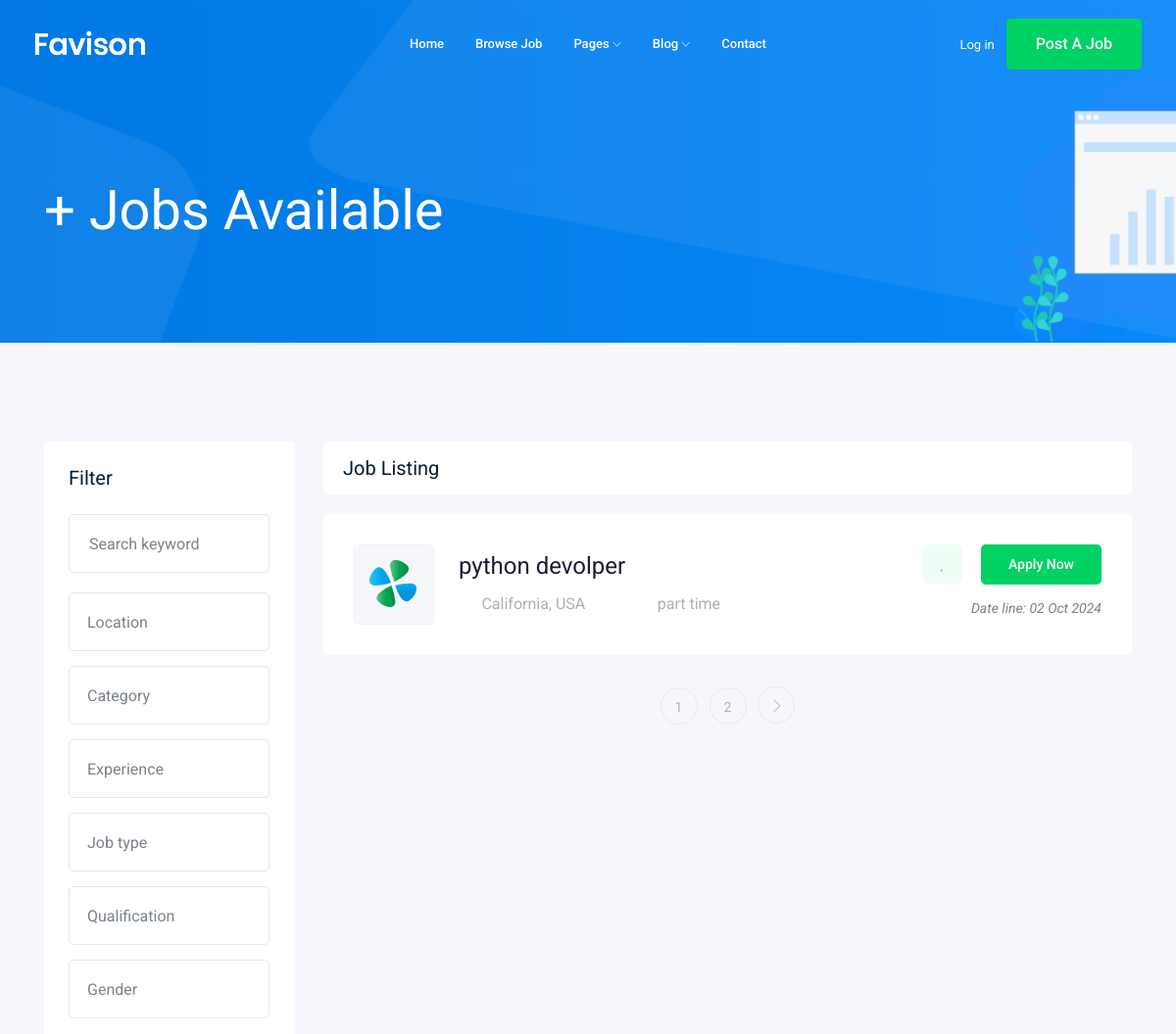
Before: /job/ (upper part) with the older database file.
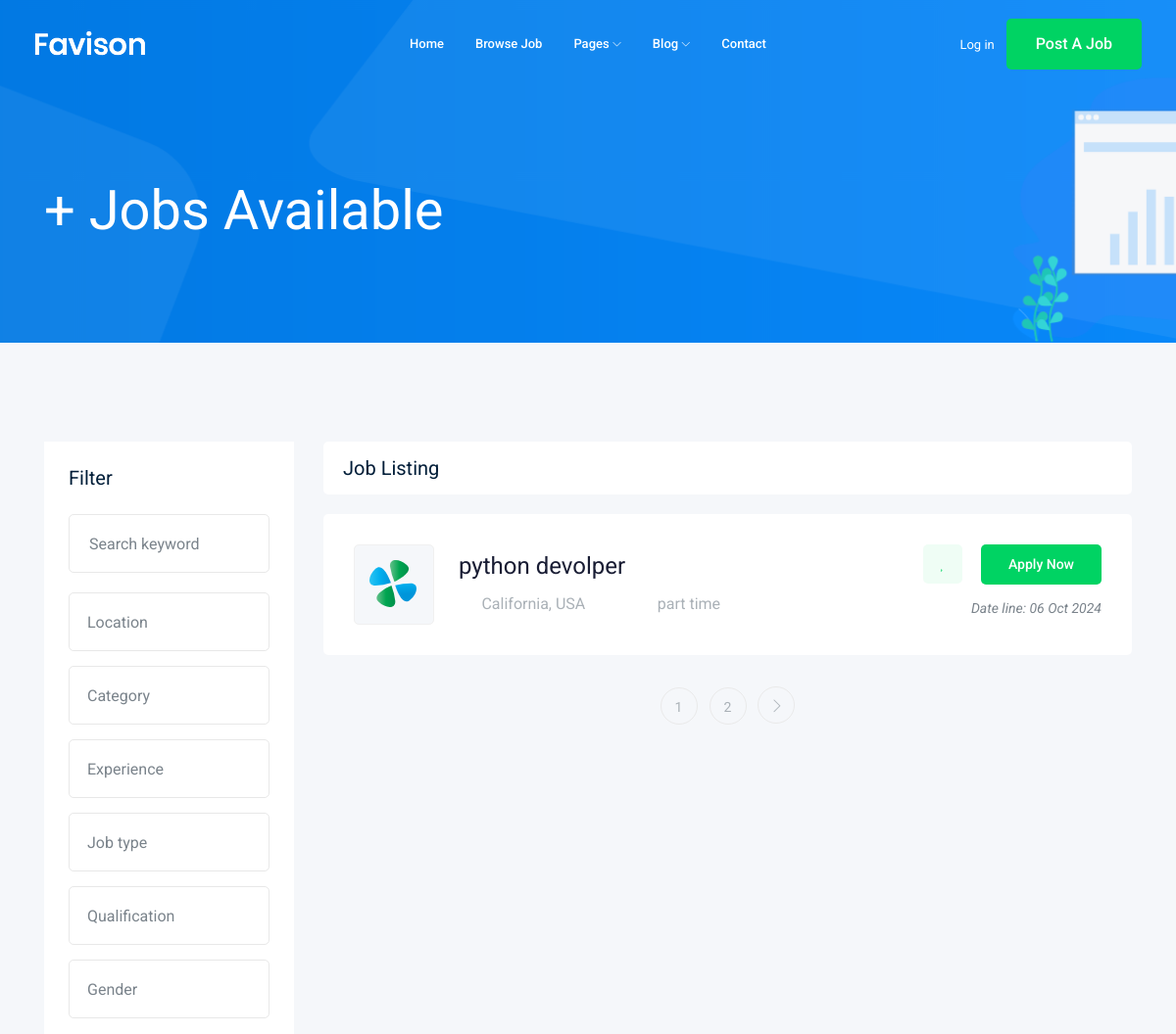
After: the same page with the newer database file.
### job/models.py (models this page shows, shortened)
class job(models.Model):
    title = models.CharField(max_length =20)
    job_type = models.CharField(max_length =20, choices = jobType)
    description = models.TextField(max_length=1000)
    published = models.DateTimeField(auto_now=True)
    Vacancy = models.IntegerField(default=1)
    salary = models.IntegerField(default=0)
    experience = models.IntegerField(default=1)
    category = models.ForeignKey('category', on_delete=models.CASCADE)
    image = models.ImageField(upload_to=upload_image)
    slug = models.SlugField(blank=True, null=True)
    def __str__(self) -> str:
        return self.title

### job/views.py (the view)
# urls.py: path('', views.jobs),
def jobs(request):
    jobs = job.objects.all()
    paginator = Paginator(jobs, 1)
    page_number = request.GET.get("page")
    page_obj = paginator.get_page(page_number)
    context = {"jobs" : page_obj}
    return render(request,'job/jobs.html',context)

### job/templates/job/jobs.html (shortened to what this page needs)
{% extends 'base.html' %}
{% block body %}
    <div class="bradcam_area bradcam_bg_1">
        <div class="container">
            <div class="row">
                <div class="col-xl-12">
                    <div class="bradcam_text">
                        <h3>{{jobs.count}}+ Jobs Available</h3>
                    </div>
                </div>
            </div>
        </div>
    </div>
    <div class="job_listing_area plus_padding">
        <div class="container">
            <div class="row">
                <div class="col-lg-3">
                    <div class="job_filter white-bg">
                        <div class="form_inner white-bg">
                            <h3>Filter</h3>
                            <form action="#">
                                <div class="row">
                                    <div class="col-lg-12">
                                        <div class="single_field">
                                            <input type="text" placeholder="Search keyword">
                                        </div>
                                    </div>
                                    <div class="col-lg-12">
                                    </div>
                                    <div class="col-lg-12">
                                    </div>
                                    <div class="col-lg-12">
                                    </div>
                                    <div class="col-lg-12">
                                    </div>
                                    <div class="col-lg-12">
                                    </div>
                                    <div class="col-lg-12">
                                    </div>
                                </div>
                            </form>
                        </div>
                    </div>
                </div>
                <div class="col-lg-9">
                    <div class="recent_joblist_wrap">
                        <div class="recent_joblist white-bg ">
                            <div class="row align-items-center">
                                <div class="col-md-6">
                                    <h4>Job Listing</h4>
                                </div>
                            </div>
                        </div>
                    </div>
                    <div class="job_lists m-0">
                        <div class="row">
                            {% for job in jobs %}
                            <div class="col-lg-12 col-md-12">
                                <div class="single_jobs white-bg d-flex justify-content-between">
                                    <div class="jobs_left d-flex align-items-center">
                                        <div class="thumb">
                                            <img src="img/svg_icon/1.svg" alt="">
                                        </div>
                                        <div class="jobs_conetent">
                                            <a href="{% url "jobs:jobDetails" job.slug %}"><h4>{{job}}</h4></a>
                                            <div class="links_locat d-flex align-items-center">
                                                <div class="location">
                                                    <p> <i class="fa fa-map-marker"></i> California, USA</p>
                                                </div>
                                                <div class="location">
                                                    <p> <i class="fa fa-clock-o"></i> {{job.job_type}}</p>
                                                </div>
                                            </div>
                                        </div>
                                    </div>
                                    <div class="jobs_right">
                                        <div class="apply_now">
                                            <a class="heart_mark" href="#"> <i class="fa fa-heart"></i> </a>
                                            <a href="{% url 'jobs:jobDetails' job.slug %}" class="boxed-btn3">Apply Now</a>
                                        </div>
                                        <div class="date">
                                            <p>Date line: {{job.published|date:'d M o' }}</p>
                                        </div>
                                    </div>
                                </div>
                            </div>
                            {% endfor %}
                        </div>
                        {% if jobs.has_other_pages %}
                            <div class="row">
                                <div class="col-lg-12">
                                    <div class="pagination_wrap">
                                        <ul>
                                            {% for i in jobs.paginator.page_range %}
                                            <li><a href="?page={{i}}"><span>{{i}}</span></a></li>
                                            {% endfor %}
                                            {% if jobs.has_next %}
                                            <li><a href="?page={{jobs.next_page_number}}"> <i class="ti-angle-right"></i> </a></li>
                                            {% endif %}
                                        </ul>
                                    </div>
                                </div>
                            </div>
                        {% endif %}
                    </div>
                </div>
            </div>
        </div>
    </div>
{% endblock %}

### templates/base.html (shortened to what this page needs)
{% load static %}
<!doctype html>
<html class="no-js" lang="zxx">
<head>
    <link rel="stylesheet" href="{% static 'css/owl.carousel.min.css' %}">
    <link rel="stylesheet" href="{% static 'css/bootstrap.min.css' %}">
    <link rel="stylesheet" href="{% static 'css/magnific-popup.css' %}">
    <link rel="stylesheet" href="{% static 'css/font-awesome.min.css' %}">
    <link rel="stylesheet" href="{% static 'css/themify-icons.css' %}">
    <link rel="stylesheet" href="{% static 'css/nice-select.css' %}">
    <link rel="stylesheet" href="{% static 'css/flaticon.css' %}">
    <link rel="stylesheet" href="{% static 'css/jquery-ui.css' %}">
    <link rel="stylesheet" href="{% static 'css/gijgo.css' %}">
    <link rel="stylesheet" href="{% static 'css/animate.min.css' %}">
    <link rel="stylesheet" href="{% static 'css/slicknav.css' %}">
    <link rel="stylesheet" href="{% static 'css/style.css' %}">
</head>
<body>
    <header>
        <div class="header-area ">
            <div id="sticky-header" class="main-header-area">
                <div class="container-fluid ">
                    <div class="header_bottom_border">
                        <div class="row align-items-center">
                            <div class="col-xl-3 col-lg-2">
                                <div class="logo">
                                    <a href="index.html">
                                        <img src="img/logo.png" alt="">
                                    </a>
                                </div>
                            </div>
                            <div class="col-xl-6 col-lg-7">
                                <div class="main-menu  d-none d-lg-block">
                                    <nav>
                                        <ul id="navigation">
                                            <li><a href="index.html">home</a></li>
                                            <li><a href="jobs.html">Browse Job</a></li>
                                            <li><a href="#">pages <i class="ti-angle-down"></i></a>
                                            </li>
                                            <li><a href="#">blog <i class="ti-angle-down"></i></a>
                                            </li>
                                            <li><a href="contact.html">Contact</a></li>
                                        </ul>
                                    </nav>
                                </div>
                            </div>
                            <div class="col-xl-3 col-lg-3 d-none d-lg-block">
                                <div class="Appointment">
                                    <div class="phone_num d-none d-xl-block">
                                        <a href="#">Log in</a>
                                    </div>
                                    <div class="d-none d-lg-block">
                                        <a class="boxed-btn3" href="#">Post a Job</a>
                                    </div>
                                </div>
                            </div>
                            <div class="col-12">
                            </div>
                        </div>
                    </div>
                </div>
            </div>
        </div>
    </header>
    {% block body %}
    {% endblock %}
</body>
</html>

Changed rows visible on the page:
changed job "python devolper": published "02 Oct 2024" → "06 Oct 2024"
